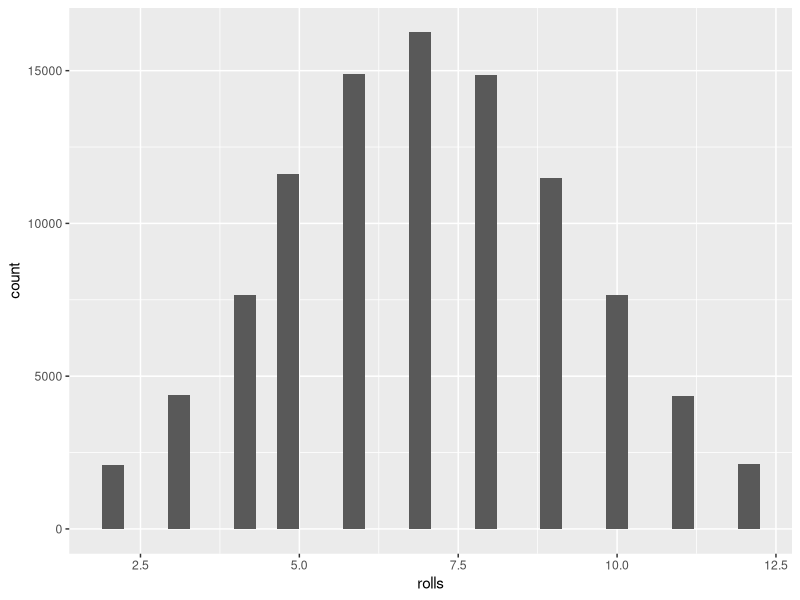
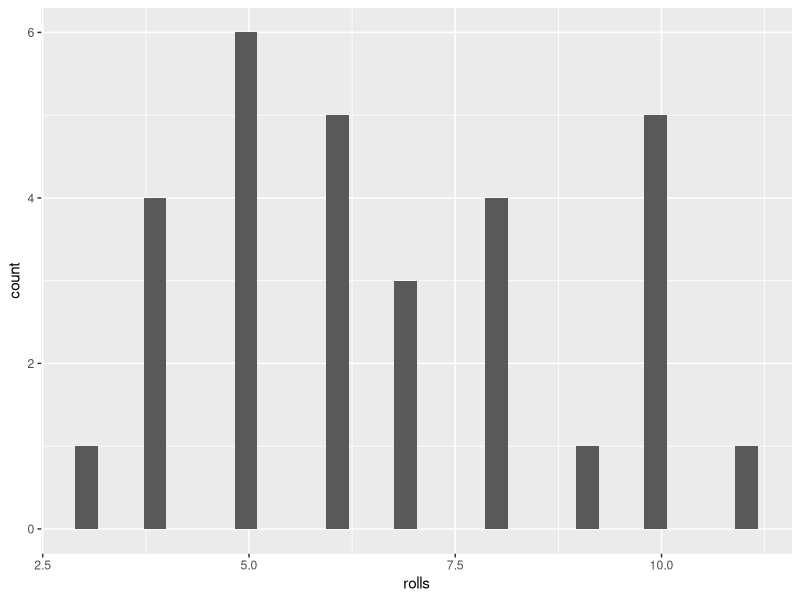
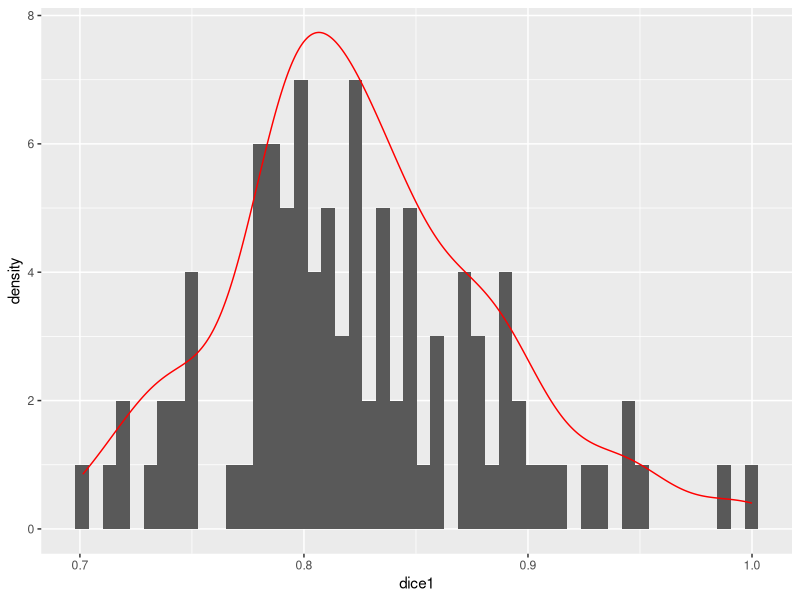

Reproduce these figures in R, in order.
library(tidyverse)

dice<-data.frame(rnorm(100000,mean=7,sd=2.45))
names(dice)="rolls"
dice<-dice %>%
  mutate(rolls=round(rolls,0)) %>%
  filter(rolls>1 & rolls <13)

ggplot(dice,aes(x=rolls))+geom_histogram()

dice<-data.frame(rnorm(30,mean=7,sd=2.45))
names(dice)="rolls"
dice<-dice %>%
  mutate(rolls=round(rolls,0)) %>%
  filter(rolls>1 & rolls <13)
ggplot(dice,aes(x=rolls))+geom_histogram()
mean(dice$rolls)
sd(dice$rolls)

dice_roll<-function(countn){
  dice<-data.frame(rnorm(20,mean=7,sd=2.45))
  names(dice)="rolls"
  dice<-dice %>%
    mutate(rolls=round(rolls,0)) %>%
    filter(rolls>1 & rolls <13)
  data.frame(dice=mean(dice$rolls))
}

values<-1:100

df<-map_df(values,dice_roll)
ggplot(df %>% mutate(dice1=dice/max(dice)),aes(x=dice1))+
  geom_histogram(bins=50)+
  geom_density(col="red")
mean(df$dice)
sd(df$dice)
